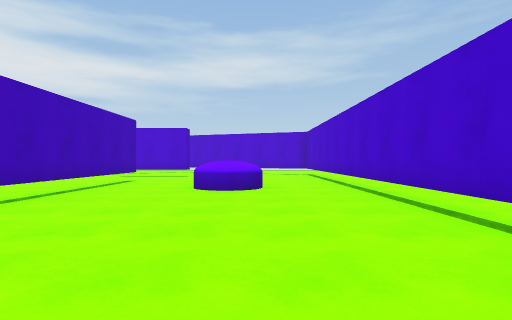
[1] (above)

24 first-person views from a walk through a 3-D level made in the Unity game engine. The camera is 1.2 m above the floor, looks level and sees 80° across. The floor is counted in squares, 2 m on a side. Each view is taken from the middle of a square. On the plan, view 1 faces up. The plan holds only what a view shows up to about 9 squares ahead; the rest is blank. The player character is not drawn. Some animated figures are not drawn.

[2]
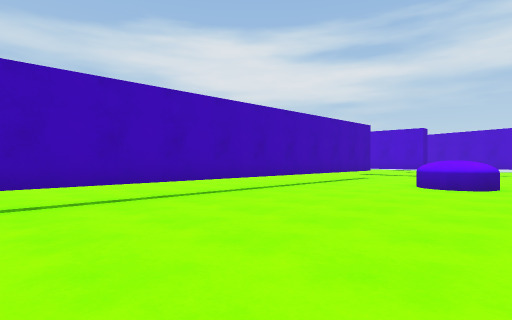

[3]
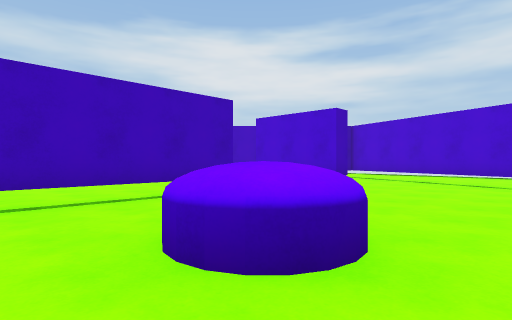

[4]
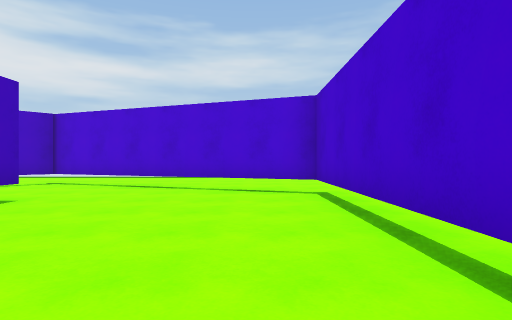

[5]
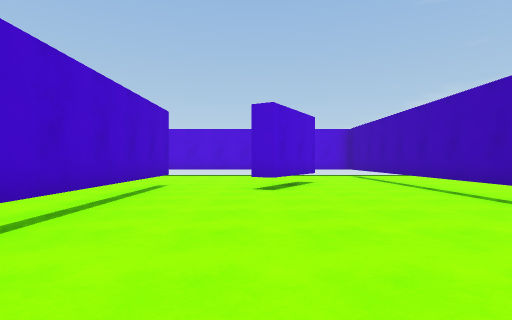

[6]
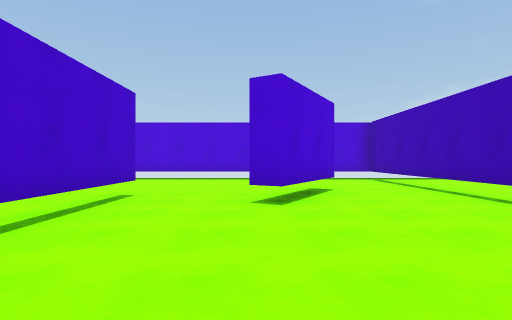

[7]
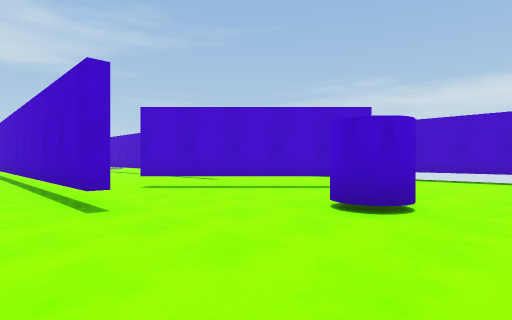

[8]
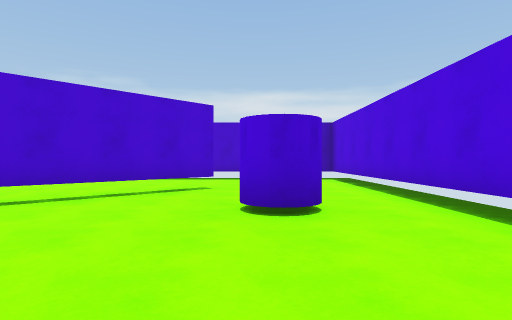

[9]
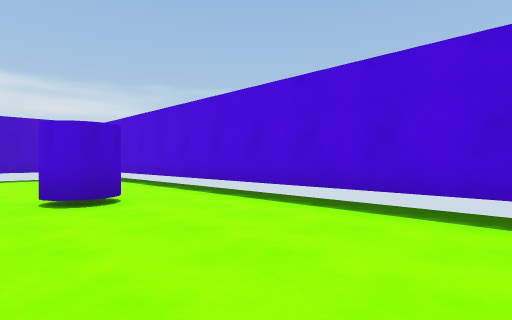

[10]
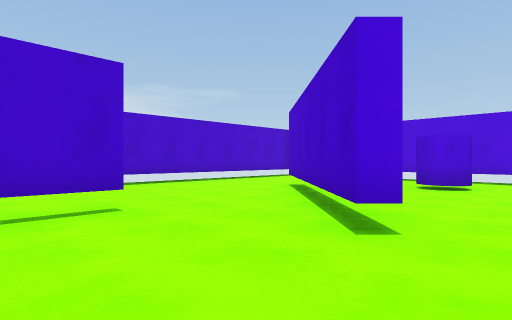

[11]
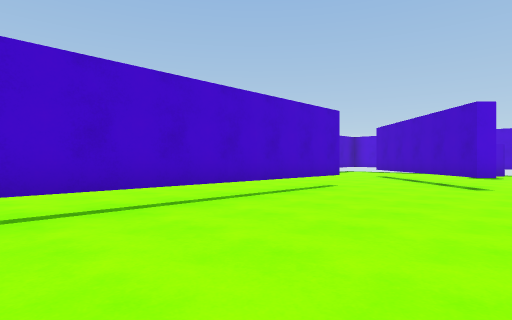

[12]
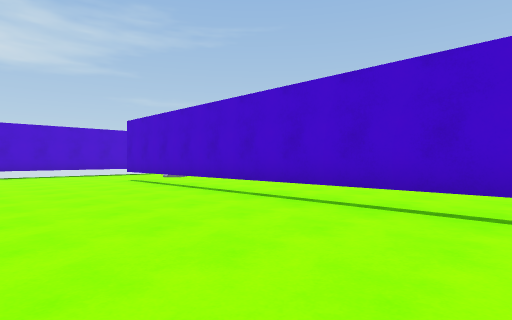

[13]
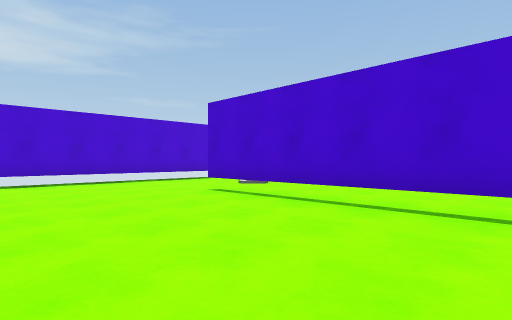

[14]
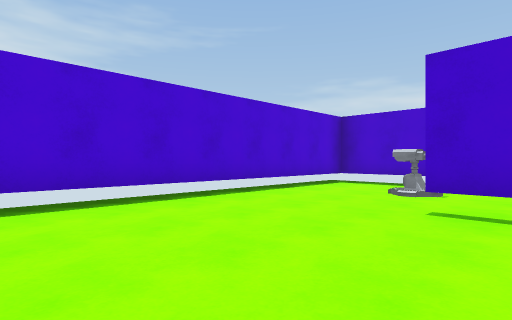

[15]
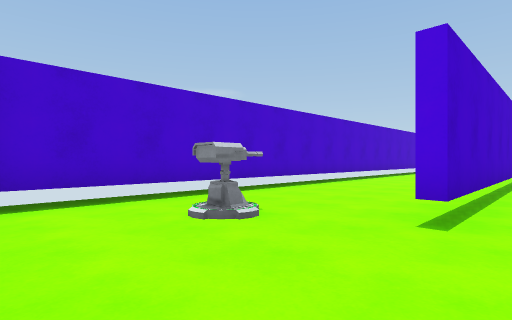

[16]
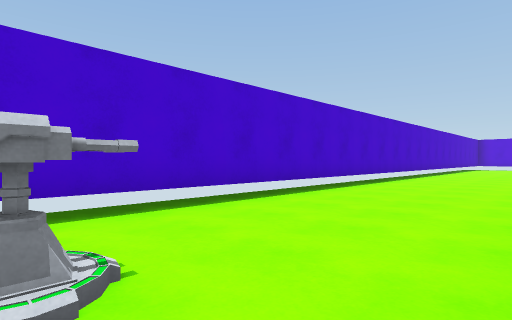

[17]
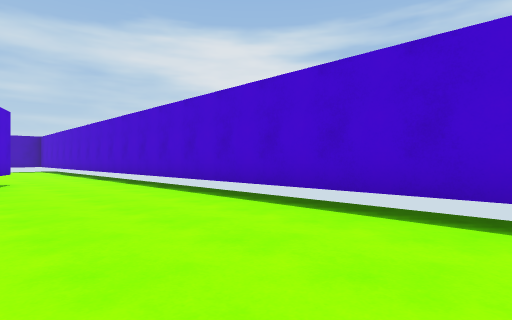

[18]
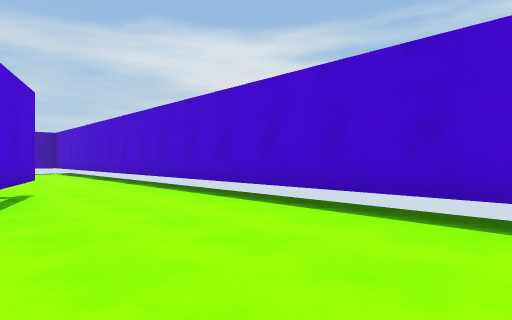

[19]
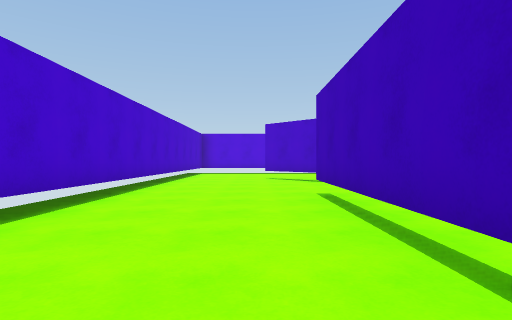

[20]
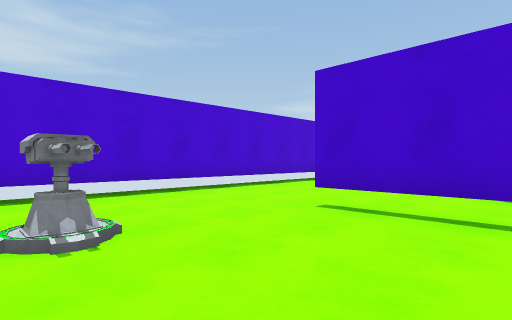

[21]
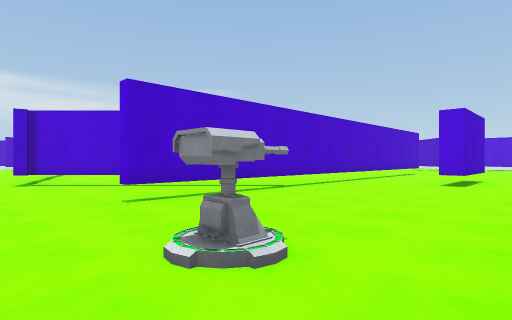

[22]
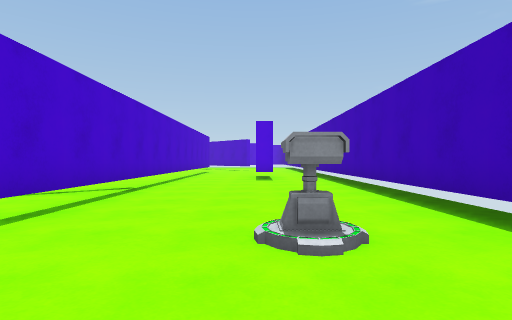

[23]
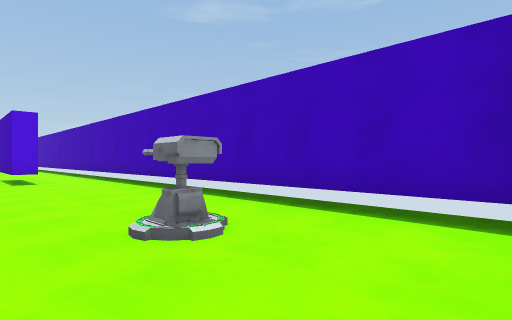

[24]
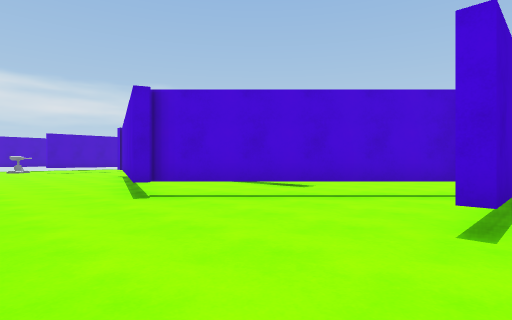

### Floor plan
Key: @ floor where view 1 was taken; # wall or solid block; . floor; ^ raised ledge; T thing the floor can be seen under or through; C cylinder; U turret.
Columns run from 14 left of view 1 to 11 right of it. Each row starts with its distance up from view 1.
 18   ########################
 17 #........................#
 16 #........................#
 15 #..U......T............U.#
 14 #.....T..TTTTT.......T...#
 13 #.....T.TT...TTTT....T...#
 12 #.....TTT.......T....T...#
 11 #.....T...##....T....T...#
 10 #.....T.........T....T...#
  9 #.....T.........T....T...#
  8 #..#..#....T....T....T...#
  7 # .#.  ....T.^^.T....T...#
  6   .#   ....T.^..T....T...#
  5          ..T....T....T...#
  4         ...T....T....T...#
  3        ....T....T....T...#
  2        ....T....T....T...#
  1        ....T....T........#
  0        ....T..@.T.TT.....#
 -1          ..T....T..TT....#
 -2         ...T.##.T...TT...#
 -3         ...T.#.......T...#
 -4         ...T.......C.....#
 -5         ...T.............#
 -6         ...#. ...........
 -7               ###########

Positions as (right, up) in squares from view 1, and headings:
1: (0, 0), facing up
2: (1, -1), facing up-left
3: (1, 5), facing up-left
4: (1, 7), facing up
5: (0, 5), facing down
6: (0, 3), facing down
7: (1, -6), facing up-right
8: (1, -4), facing right
9: (0, -3), facing down-right
10: (3, 3), facing down-right
11: (3, 8), facing down-right
12: (3, 5), facing up-right
13: (3, 9), facing up-right
14: (3, 13), facing up-right
15: (6, 17), facing down-right
16: (7, 15), facing down-right
17: (5, 14), facing up-left
18: (2, 14), facing up-left
19: (8, 7), facing down
20: (-12, 12), facing up-right
21: (-13, 16), facing down-right
22: (-11, 17), facing down
23: (-10, 17), facing down-left
24: (-9, 17), facing down-right
